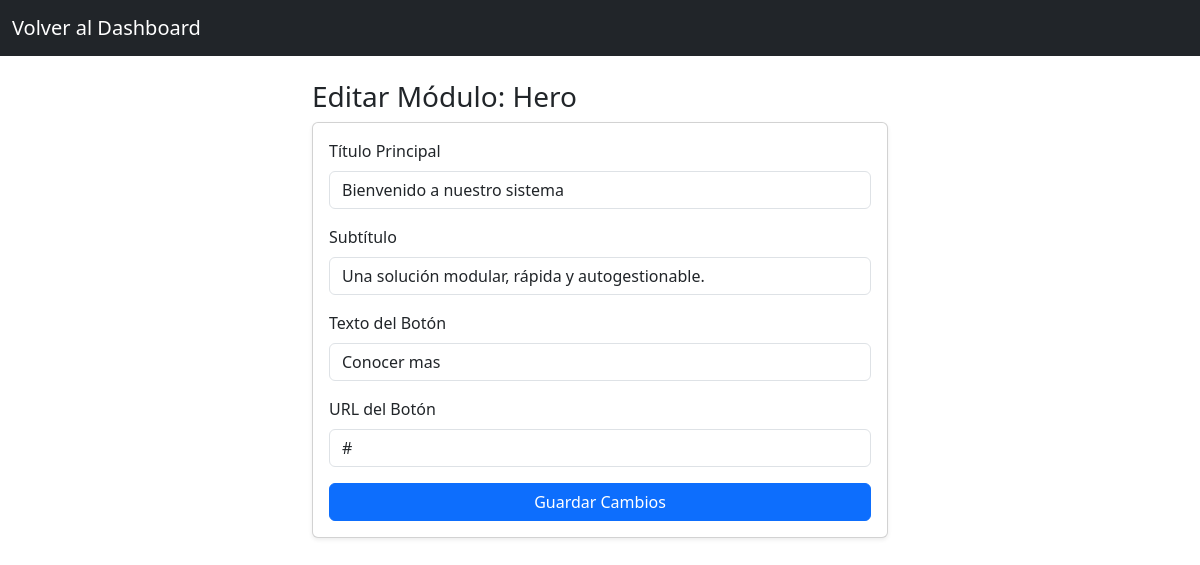
Page /admin/contenido/hero (signed in) on the earlier database version.
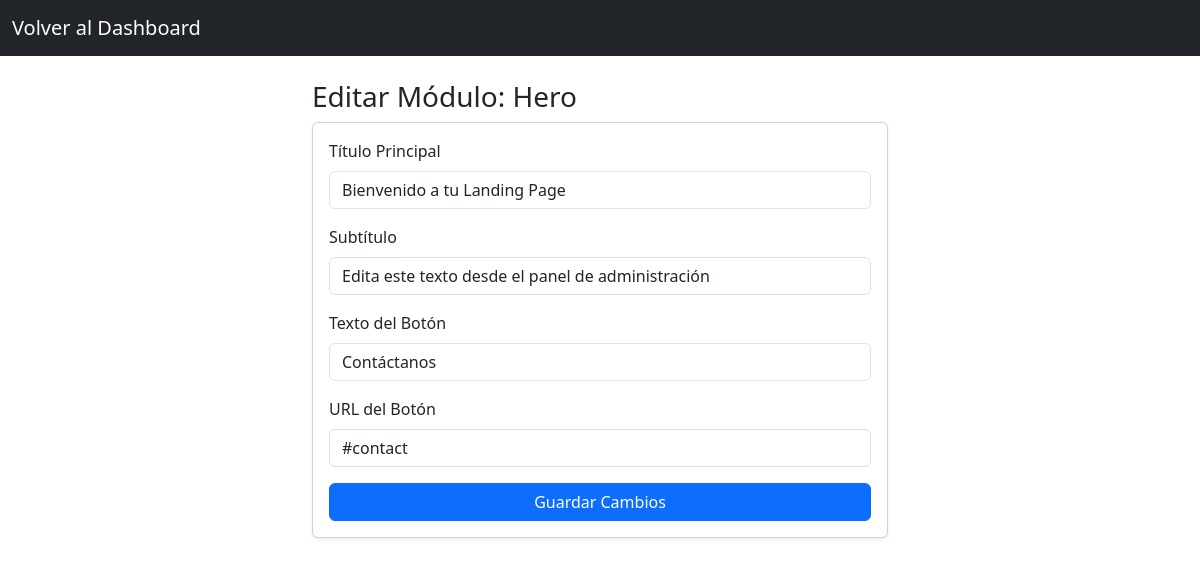
Same page on the later database version.
### tables this page shows
CREATE TABLE contenido_hero (
            id INTEGER PRIMARY KEY CHECK (id = 1),
            titulo TEXT NOT NULL,
            subtitulo TEXT,
            texto_boton TEXT,
            url_boton TEXT
        );

### routes/content.py (the view, shortened to what this page needs)
@content_bp.route('/hero', methods=['GET', 'POST'])
@login_required
def editar_hero():
    conn = get_db_connection()
    hero_data = conn.execute('SELECT * FROM contenido_hero WHERE id = 1').fetchone()
    conn.close()
    return render_template('admin/editar_hero.html', hero=hero_data)

### extensions.py (called while the page is built)
def get_db_connection():
    conn = sqlite3.connect(DB_PATH)
    conn.row_factory = sqlite3.Row
    return conn

@login_manager.user_loader
def load_user(user_id):
    conn = get_db_connection()
    user_row = conn.execute('SELECT * FROM admin WHERE id = ?', (user_id,)).fetchone()
    conn.close()
    if user_row:
        return User(user_row['id'], user_row['username'])
    return None

### templates/admin/editar_hero.html (shortened to what this page needs)
<!DOCTYPE html>
<html lang="es">
<head>
    <link href="https://cdn.jsdelivr.net/npm/bootstrap@5.3.2/dist/css/bootstrap.min.css" rel="stylesheet">
</head>
<body>
    <nav class="navbar navbar-dark bg-dark mb-4">
        <div class="container-fluid">
            <a class="navbar-brand" href="{{ url_for('dashboard.dashboard') }}">Volver al Dashboard</a>
        </div>
    </nav>
    <div class="container" style="max-width: 600px;">
        <h3>Editar Módulo: Hero</h3>
        <div class="card shadow-sm">
            <div class="card-body">
                <form method="POST">
                    <div class="mb-3">
                        <label class="form-label">Título Principal</label>
                        <input type="text" name="titulo" class="form-control" value="{{ hero.titulo }}" required>
                    </div>
                    <div class="mb-3">
                        <label class="form-label">Subtítulo</label>
                        <input type="text" name="subtitulo" class="form-control" value="{{ hero.subtitulo }}">
                    </div>
                    <div class="mb-3">
                        <label class="form-label">Texto del Botón</label>
                        <input type="text" name="texto_boton" class="form-control" value="{{ hero.texto_boton }}">
                    </div>
                    <div class="mb-3">
                        <label class="form-label">URL del Botón</label>
                        <input type="text" name="url_boton" class="form-control" value="{{ hero.url_boton }}">
                    </div>
                    <button type="submit" class="btn btn-primary w-100">Guardar Cambios</button>
                </form>
            </div>
        </div>
    </div>
</body>
</html>

Differences in the rows shown:
changed contenido_hero: titulo "Bienvenido a nuestro sistema" → "Bienvenido a tu Landing Page"; subtitulo "Una solución modular, rápida y autogestionable." → "Edita este texto desde el panel de administración"; texto_boton "Conocer mas" → "Contáctanos"; url_boton "#" → "#contact"
